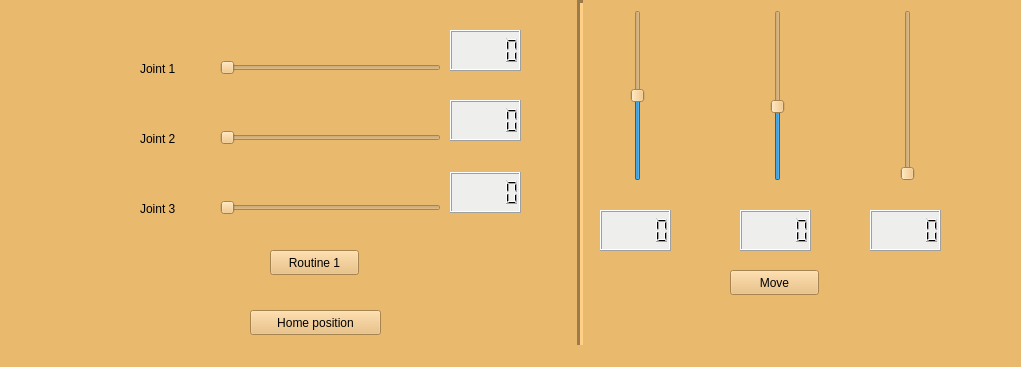
<?xml version="1.0" encoding="UTF-8"?>
<ui version="4.0">
 <class>MainWindow</class>
 <widget class="QMainWindow" name="MainWindow">
  <property name="geometry">
   <rect>
    <x>0</x>
    <y>0</y>
    <width>1021</width>
    <height>367</height>
   </rect>
  </property>
  <property name="windowTitle">
   <string>3ARA Control</string>
  </property>
  <property name="styleSheet">
   <string notr="true">background-color: rgb(233, 185, 110);</string>
  </property>
  <widget class="QWidget" name="centralwidget">
   <widget class="QSlider" name="jointOneSlider">
    <property name="geometry">
     <rect>
      <x>220</x>
      <y>60</y>
      <width>221</width>
      <height>16</height>
     </rect>
    </property>
    <property name="maximum">
     <number>360</number>
    </property>
    <property name="orientation">
     <enum>Qt::Horizontal</enum>
    </property>
   </widget>
   <widget class="QSlider" name="jointTwoSlider">
    <property name="geometry">
     <rect>
      <x>220</x>
      <y>130</y>
      <width>221</width>
      <height>16</height>
     </rect>
    </property>
    <property name="maximum">
     <number>180</number>
    </property>
    <property name="orientation">
     <enum>Qt::Horizontal</enum>
    </property>
   </widget>
   <widget class="QLabel" name="label">
    <property name="geometry">
     <rect>
      <x>140</x>
      <y>60</y>
      <width>67</width>
      <height>17</height>
     </rect>
    </property>
    <property name="text">
     <string>Joint 1</string>
    </property>
   </widget>
   <widget class="QLCDNumber" name="showLCD_2">
    <property name="geometry">
     <rect>
      <x>450</x>
      <y>100</y>
      <width>71</width>
      <height>41</height>
     </rect>
    </property>
    <property name="styleSheet">
     <string notr="true">background-color: rgb(238, 238, 236);</string>
    </property>
   </widget>
   <widget class="QLCDNumber" name="showLCD_1">
    <property name="geometry">
     <rect>
      <x>450</x>
      <y>30</y>
      <width>71</width>
      <height>41</height>
     </rect>
    </property>
    <property name="styleSheet">
     <string notr="true">background-color: rgb(238, 238, 236);</string>
    </property>
   </widget>
   <widget class="QSlider" name="jointThreeSlider">
    <property name="geometry">
     <rect>
      <x>220</x>
      <y>200</y>
      <width>221</width>
      <height>16</height>
     </rect>
    </property>
    <property name="maximum">
     <number>300</number>
    </property>
    <property name="orientation">
     <enum>Qt::Horizontal</enum>
    </property>
   </widget>
   <widget class="QLabel" name="label_2">
    <property name="geometry">
     <rect>
      <x>140</x>
      <y>130</y>
      <width>67</width>
      <height>17</height>
     </rect>
    </property>
    <property name="text">
     <string>Joint 2</string>
    </property>
   </widget>
   <widget class="QLabel" name="label_3">
    <property name="geometry">
     <rect>
      <x>140</x>
      <y>200</y>
      <width>67</width>
      <height>17</height>
     </rect>
    </property>
    <property name="text">
     <string>Joint 3</string>
    </property>
   </widget>
   <widget class="QLCDNumber" name="showLCD_3">
    <property name="geometry">
     <rect>
      <x>450</x>
      <y>172</y>
      <width>71</width>
      <height>41</height>
     </rect>
    </property>
    <property name="styleSheet">
     <string notr="true">background-color: rgb(238, 238, 236);</string>
    </property>
   </widget>
   <widget class="QPushButton" name="goToHomeButton">
    <property name="geometry">
     <rect>
      <x>250</x>
      <y>310</y>
      <width>131</width>
      <height>25</height>
     </rect>
    </property>
    <property name="text">
     <string>Home position</string>
    </property>
   </widget>
   <widget class="QPushButton" name="routineButton">
    <property name="geometry">
     <rect>
      <x>270</x>
      <y>250</y>
      <width>89</width>
      <height>25</height>
     </rect>
    </property>
    <property name="text">
     <string>Routine 1</string>
    </property>
    <property name="checkable">
     <bool>false</bool>
    </property>
   </widget>
   <widget class="Line" name="line">
    <property name="geometry">
     <rect>
      <x>570</x>
      <y>0</y>
      <width>20</width>
      <height>371</height>
     </rect>
    </property>
    <property name="lineWidth">
     <number>3</number>
    </property>
    <property name="orientation">
     <enum>Qt::Vertical</enum>
    </property>
   </widget>
   <widget class="QSlider" name="IKJointOne">
    <property name="geometry">
     <rect>
      <x>630</x>
      <y>10</y>
      <width>16</width>
      <height>171</height>
     </rect>
    </property>
    <property name="minimum">
     <number>-403</number>
    </property>
    <property name="maximum">
     <number>403</number>
    </property>
    <property name="singleStep">
     <number>1</number>
    </property>
    <property name="value">
     <number>0</number>
    </property>
    <property name="sliderPosition">
     <number>0</number>
    </property>
    <property name="orientation">
     <enum>Qt::Vertical</enum>
    </property>
    <property name="tickPosition">
     <enum>QSlider::NoTicks</enum>
    </property>
   </widget>
   <widget class="QSlider" name="IKJointTwo">
    <property name="geometry">
     <rect>
      <x>770</x>
      <y>10</y>
      <width>16</width>
      <height>171</height>
     </rect>
    </property>
    <property name="minimum">
     <number>-300</number>
    </property>
    <property name="maximum">
     <number>403</number>
    </property>
    <property name="orientation">
     <enum>Qt::Vertical</enum>
    </property>
   </widget>
   <widget class="QSlider" name="IKJointThree">
    <property name="geometry">
     <rect>
      <x>900</x>
      <y>10</y>
      <width>16</width>
      <height>171</height>
     </rect>
    </property>
    <property name="maximum">
     <number>603</number>
    </property>
    <property name="orientation">
     <enum>Qt::Vertical</enum>
    </property>
   </widget>
   <widget class="QLCDNumber" name="showIKJointOne">
    <property name="geometry">
     <rect>
      <x>600</x>
      <y>210</y>
      <width>71</width>
      <height>41</height>
     </rect>
    </property>
    <property name="autoFillBackground">
     <bool>false</bool>
    </property>
    <property name="styleSheet">
     <string notr="true">background-color: rgb(238, 238, 236);</string>
    </property>
   </widget>
   <widget class="QLCDNumber" name="showIKJointTwo">
    <property name="geometry">
     <rect>
      <x>740</x>
      <y>210</y>
      <width>71</width>
      <height>41</height>
     </rect>
    </property>
    <property name="styleSheet">
     <string notr="true">background-color: rgb(238, 238, 236);</string>
    </property>
   </widget>
   <widget class="QLCDNumber" name="showIKJointThree">
    <property name="geometry">
     <rect>
      <x>870</x>
      <y>210</y>
      <width>71</width>
      <height>41</height>
     </rect>
    </property>
    <property name="styleSheet">
     <string notr="true">background-color: rgb(238, 238, 236);</string>
    </property>
   </widget>
   <widget class="QPushButton" name="InverseKinematics">
    <property name="geometry">
     <rect>
      <x>730</x>
      <y>270</y>
      <width>89</width>
      <height>25</height>
     </rect>
    </property>
    <property name="text">
     <string>Move</string>
    </property>
   </widget>
  </widget>
  <widget class="QStatusBar" name="statusbar"/>
 </widget>
 <resources/>
 <connections/>
</ui>
